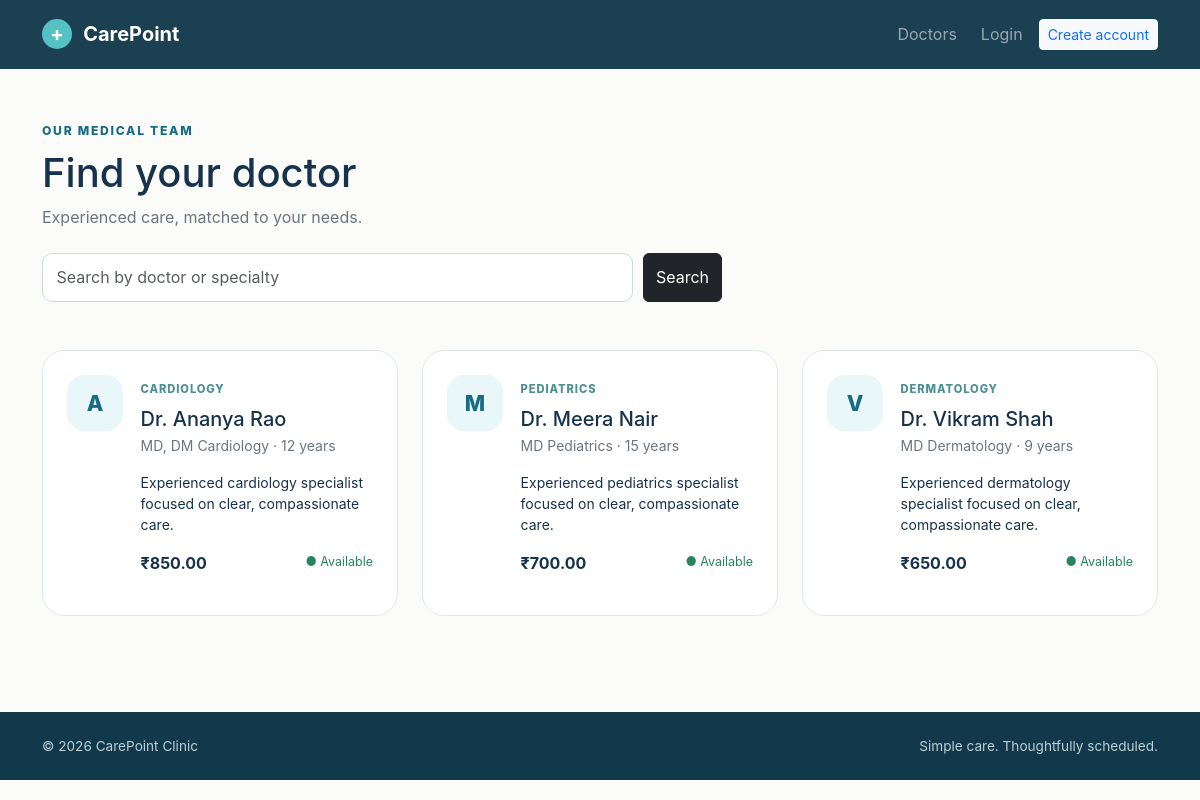
Page /appointments/doctors/ on the committed database.
### appointments/models.py (models this page shows, shortened)
class Doctor(models.Model):
    name = models.CharField(max_length=120)
    specialization = models.CharField(max_length=120)
    qualification = models.CharField(max_length=160, blank=True)
    experience_years = models.PositiveIntegerField(default=0)
    consultation_fee = models.DecimalField(max_digits=8, decimal_places=2)
    bio = models.TextField(blank=True)
    is_available = models.BooleanField(default=True)
    class Meta:
        ordering = ('name',)

### appointments/views.py (the view)
# urls.py: path('doctors/', views.doctor_list, name='doctor_list'),
def doctor_list(request):
    query = request.GET.get('q', '').strip()
    doctors = Doctor.objects.all()
    if query:
        doctors = doctors.filter(Q(name__icontains=query) | Q(specialization__icontains=query))
    return render(request, 'appointments/doctor_list.html', {'doctors': doctors, 'query': query})

### templates/appointments/doctor_list.html
{% extends 'base.html' %}{% block content %}<div class="container py-5"><div class="d-flex flex-wrap gap-3 justify-content-between align-items-end mb-4"><div><span class="eyebrow">Our medical team</span><h1 class="mt-2">Find your doctor</h1><p class="text-secondary mb-0">Experienced care, matched to your needs.</p></div>{% if user.is_staff_role %}<a class="btn btn-primary" href="{% url 'doctor_create' %}">+ Add doctor</a>{% endif %}</div><form class="search-box mb-5"><input name="q" value="{{ query }}" class="form-control" placeholder="Search by doctor or specialty"><button class="btn btn-dark">Search</button></form><div class="row g-4">{% for doctor in doctors %}<div class="col-md-6 col-xl-4"><article class="doctor-card h-100"><div class="doctor-avatar">{{ doctor.name|first }}</div><div class="flex-grow-1"><span class="specialty">{{ doctor.specialization }}</span><h3 class="h5 mt-2 mb-1">Dr. {{ doctor.name }}</h3><p class="small text-secondary">{{ doctor.qualification }} · {{ doctor.experience_years }} years</p><p class="small">{{ doctor.bio|truncatewords:18 }}</p><div class="d-flex justify-content-between align-items-center"><strong>₹{{ doctor.consultation_fee }}</strong>{% if doctor.is_available %}<span class="available">● Available</span>{% else %}<span class="text-secondary small">Unavailable</span>{% endif %}</div><div class="d-flex gap-2 mt-3">{% if user.is_authenticated and doctor.is_available %}<a class="btn btn-sm btn-primary" href="{% url 'appointment_create' %}">Book</a>{% endif %}{% if user.is_staff_role %}<a class="btn btn-sm btn-outline-secondary" href="{% url 'doctor_update' doctor.pk %}">Edit</a><a class="btn btn-sm btn-outline-danger" href="{% url 'doctor_delete' doctor.pk %}">Delete</a>{% endif %}</div></div></article></div>{% empty %}<div class="col-12"><div class="empty-state">No doctors match your search.</div></div>{% endfor %}</div></div>{% endblock %}

### static/css/style.css (style rules this page uses)
:root { --ink:#17324d;--blue:#176b87;--aqua:#e9f7f8;--cream:#f8f7f2;--line:#dfe8e9 }
* { box-sizing:border-box }
body { font-family:Inter,ui-sans-serif,system-ui,-apple-system,sans-serif;color:var(--ink);background:#fbfcfa }
.eyebrow { display:inline-block;color:var(--blue);font-size:.76rem;font-weight:800;letter-spacing:.14em;text-transform:uppercase }
.hero-card,.page-card,.feature-card,.doctor-card,.stat-card { background:#fff;border:1px solid var(--line);border-radius:22px;box-shadow:0 18px 50px rgba(29,70,82,.07) }
.form-control,.form-select { border:1px solid #ccdadd;border-radius:10px;padding:.72rem .85rem }
.search-box { max-width:680px;display:flex;gap:.65rem }
.doctor-card { display:flex;gap:1.1rem;padding:1.5rem;box-shadow:none }
.doctor-avatar { display:grid;place-items:center;flex:0 0 56px;height:56px;border-radius:17px;background:var(--aqua);font-size:1.35rem;font-weight:800;color:var(--blue) }
.specialty { font-size:.7rem;font-weight:800;letter-spacing:.08em;text-transform:uppercase;color:#4d8f94 }
.available { color:#26855c;font-size:.78rem }

### rows in the picture
Doctor: name|first "A", specialization "CARDIOLOGY", name "Ananya Rao", qualification "MD, DM Cardiology", experience_years "12", bio "Experienced cardiology specialist focused on clear, compassionate care.", consultation_fee "850.00", is_available "● Available"
Doctor: name|first "M", specialization "PEDIATRICS", name "Meera Nair", qualification "MD Pediatrics", experience_years "15", bio "Experienced pediatrics specialist focused on clear, compassionate care.", consultation_fee "700.00", is_available "● Available"
Doctor: name|first "V", specialization "DERMATOLOGY", name "Vikram Shah", qualification "MD Dermatology", experience_years "9", bio "Experienced dermatology specialist focused on clear, compassionate care.", consultation_fee "650.00", is_available "● Available"
